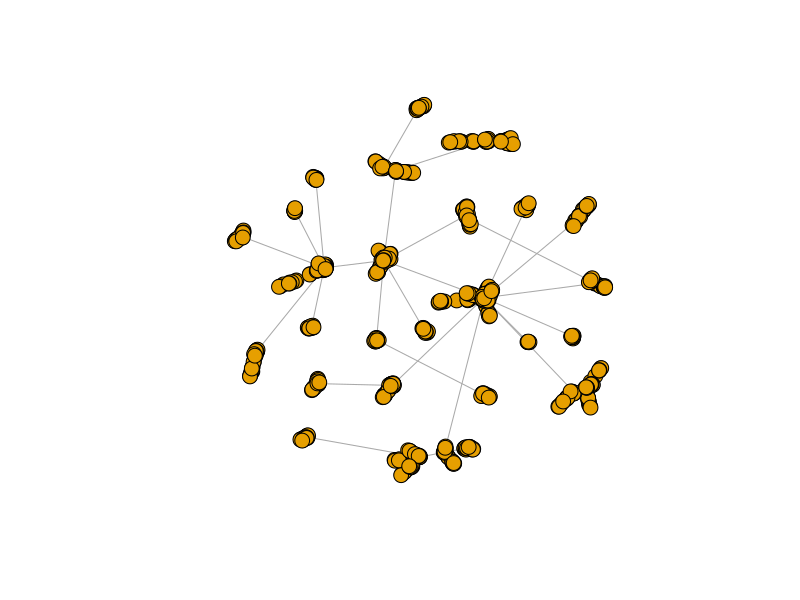
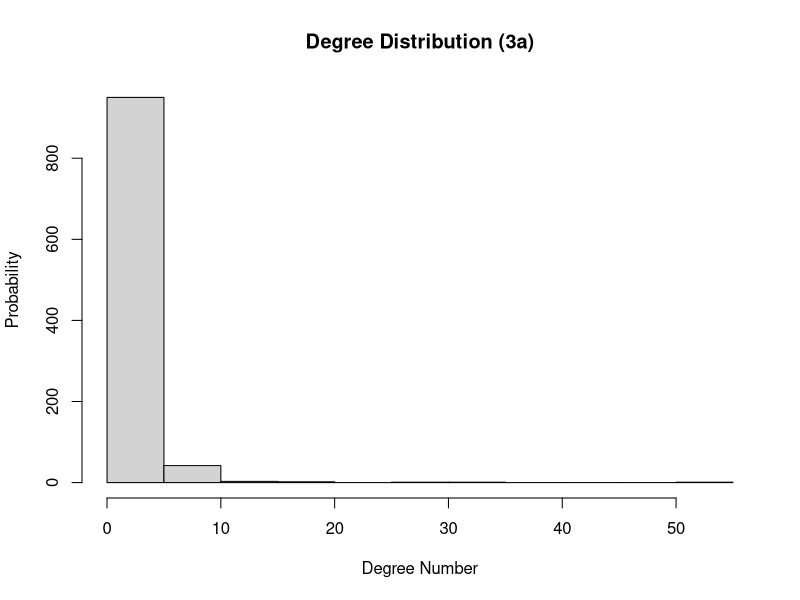
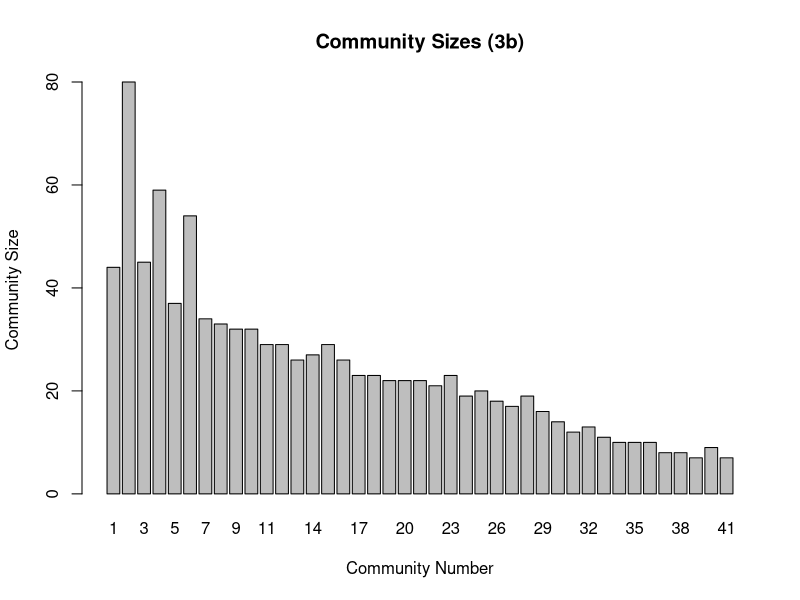

The R script that drew these images, in order:
# HW 1, Problem 3

rm(list = ls())

library(igraph)

# create barabasi graph
nodesNum = 1000
g <- barabasi.game(nodesNum , directed = FALSE)

plot(g, vertex.size=8, vertex.label=NA)

dg_dist = degree(g)
hist(dg_dist, main="Degree Distribution (3a)", xlab="Degree Number", ylab="Probability")

# find communities
fg <- fastgreedy.community(g)
membership(fg)
cmsize <- sizes(fg)

barplot(cmsize,  main="Community Sizes (3b)", xlab="Community Number", ylab="Community Size")
modularity(fg, membership(fg))